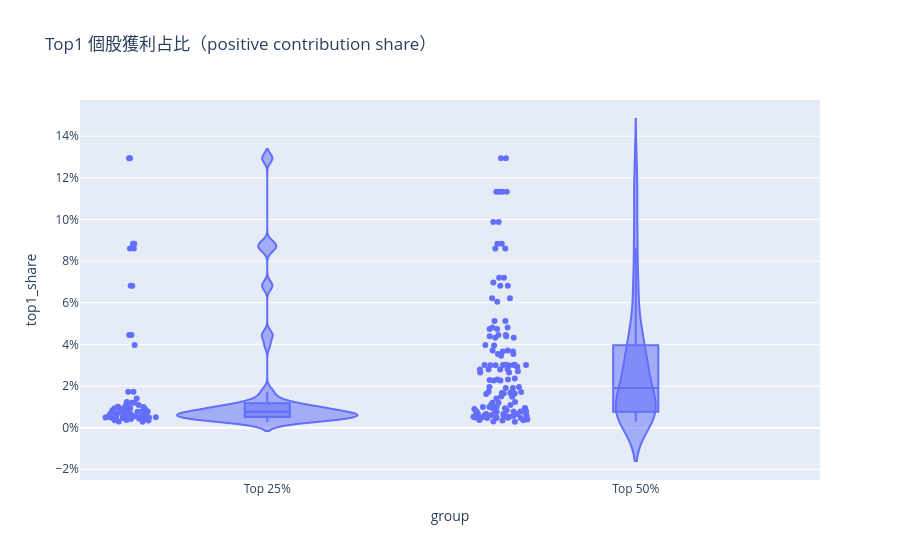
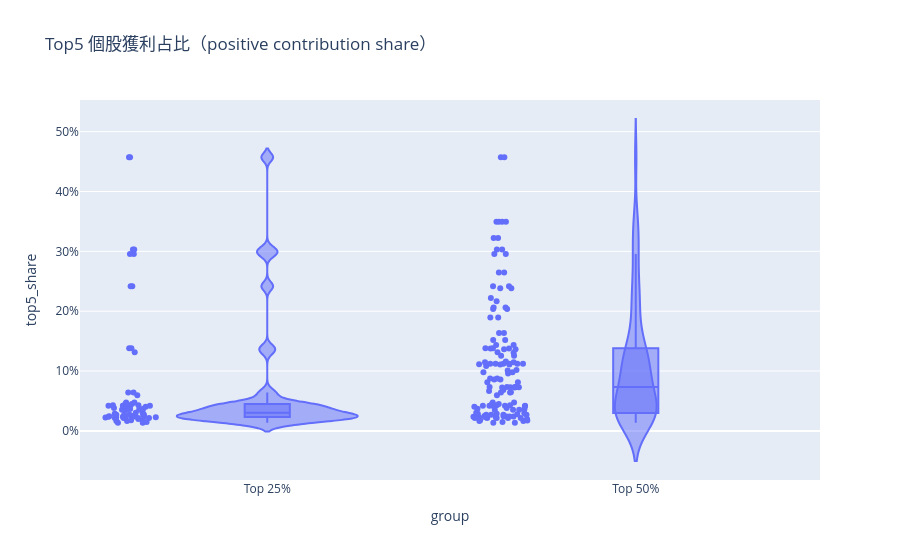
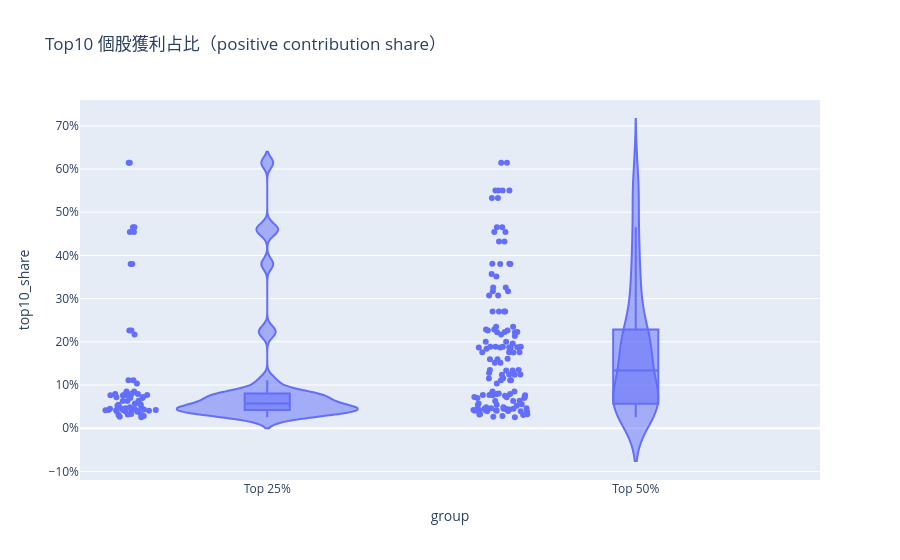

Here is the notebook cell these charts were saved with, in order:
### Code cell
# ===== 5) 圖表 1：Top-k 貢獻占比（直觀看集中度）=====
m = metrics_all.copy()

fig = px.violin(
    m.dropna(subset=["top1_share"]),
    x="group", y="top1_share",
    box=True, points="all",
    title="Top1 個股獲利占比（positive contribution share）"
)
fig.update_yaxes(tickformat=".0%")
fig.show()

fig = px.violin(
    m.dropna(subset=["top5_share"]),
    x="group", y="top5_share",
    box=True, points="all",
    title="Top5 個股獲利占比（positive contribution share）"
)
fig.update_yaxes(tickformat=".0%")
fig.show()

fig = px.violin(
    m.dropna(subset=["top10_share"]),
    x="group", y="top10_share",
    box=True, points="all",
    title="Top10 個股獲利占比（positive contribution share）"
)
fig.update_yaxes(tickformat=".0%")
fig.show()

### Figure 1 — Plotly figure (JSON) as saved in the notebook; plotly's stock layout.template omitted (floating-point values rounded to 4 significant figures; data arrays with more than 128 entries replaced by an {"elided": "..."} marker saying what was removed)
{"data": [{"alignmentgroup": "True", "box": {"visible": true}, "hovertemplate": "group=%{x}<br>top1_share=%{y}<extra></extra>", "legendgroup": "", "marker": {"color": "#636efa"}, "name": "", "offsetgroup": "", "orientation": "v", "points": "all", "scalegroup": "True", "showlegend": false, "type": "violin", "x": {"elided": "200 str values"}, "x0": " ", "xaxis": "x", "y": {"elided": "200 float values"}, "y0": " ", "yaxis": "y"}], "layout": {"legend": {"tracegroupgap": 0}, "title": {"text": "Top1 個股獲利占比（positive contribution share）"}, "violinmode": "group", "xaxis": {"anchor": "y", "domain": [0, 1], "title": {"text": "group"}}, "yaxis": {"anchor": "x", "domain": [0, 1], "tickformat": ".0%", "title": {"text": "top1_share"}}}}

### Figure 2 — Plotly figure (JSON) as saved in the notebook; plotly's stock layout.template omitted (floating-point values rounded to 4 significant figures; data arrays with more than 128 entries replaced by an {"elided": "..."} marker saying what was removed)
{"data": [{"alignmentgroup": "True", "box": {"visible": true}, "hovertemplate": "group=%{x}<br>top5_share=%{y}<extra></extra>", "legendgroup": "", "marker": {"color": "#636efa"}, "name": "", "offsetgroup": "", "orientation": "v", "points": "all", "scalegroup": "True", "showlegend": false, "type": "violin", "x": {"elided": "200 str values"}, "x0": " ", "xaxis": "x", "y": {"elided": "200 float values"}, "y0": " ", "yaxis": "y"}], "layout": {"legend": {"tracegroupgap": 0}, "title": {"text": "Top5 個股獲利占比（positive contribution share）"}, "violinmode": "group", "xaxis": {"anchor": "y", "domain": [0, 1], "title": {"text": "group"}}, "yaxis": {"anchor": "x", "domain": [0, 1], "tickformat": ".0%", "title": {"text": "top5_share"}}}}

### Figure 3 — Plotly figure (JSON) as saved in the notebook; plotly's stock layout.template omitted (floating-point values rounded to 4 significant figures; data arrays with more than 128 entries replaced by an {"elided": "..."} marker saying what was removed)
{"data": [{"alignmentgroup": "True", "box": {"visible": true}, "hovertemplate": "group=%{x}<br>top10_share=%{y}<extra></extra>", "legendgroup": "", "marker": {"color": "#636efa"}, "name": "", "offsetgroup": "", "orientation": "v", "points": "all", "scalegroup": "True", "showlegend": false, "type": "violin", "x": {"elided": "200 str values"}, "x0": " ", "xaxis": "x", "y": {"elided": "200 float values"}, "y0": " ", "yaxis": "y"}], "layout": {"legend": {"tracegroupgap": 0}, "title": {"text": "Top10 個股獲利占比（positive contribution share）"}, "violinmode": "group", "xaxis": {"anchor": "y", "domain": [0, 1], "title": {"text": "group"}}, "yaxis": {"anchor": "x", "domain": [0, 1], "tickformat": ".0%", "title": {"text": "top10_share"}}}}
